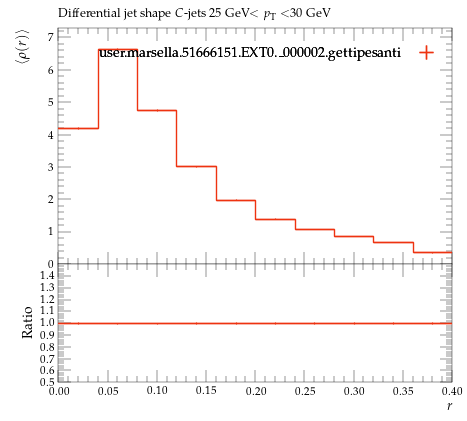

Reproduce this figure in Python.
#! /usr/bin/env python

# This Python script was auto-generated using YODA v2.0.2.
# Analysis object: /MC_HFDECAYS/avg_C_jet_rho_25_30
# Timestamp: 24-07-2026 (16:40:05)

import matplotlib as mpl
import matplotlib.pyplot as plt
mpl.use('Agg') # comment out for interactive use
import os
import numpy as np

plotDir = os.path.split(os.path.realpath(__file__))[0]
if 'YODA_USER_PLOT_PATH' in globals():
    plot_outdir = globals()['YODA_USER_PLOT_PATH']
else:
    plot_outdir = plotDir

#plot style
plt.style.use(os.path.join(plotDir, '../default.mplstyle'))
# plot metadata
figW, figH = plt.rcParams['figure.figsize']
ax_xLabel = r'$r$'
ax_yLabel = r'$\langle\rho(r)\rangle$'
ax_title  = r'Differential jet shape $C$-jets 25 GeV$<p_\mathrm{T}<$30 GeV'
ax_xScale = 'linear'
ax_yScale = 'linear'
xLims = (0.0, 0.4)
yLims = (0.0, 7.296280200000001)

# TeX-friendly labels for the legend
labels = {
    'legend' : ([ r"user.marsella.51666151.EXT0.\_000002.gettipesanti" ], r""),
}

# Adjust canvas width and height
canvasW = 10.0
canvasH = 9.0
figW *= canvasW/10.
figH *= canvasH/9.

# Create figure and axis objects
fig, (ax, ratio0_ax) = plt.subplots(2, 1, sharex=True,
                  figsize=(figW,figH), gridspec_kw={'height_ratios': (6.0, 3.0)})

# Set figure margins
plt.subplots_adjust(
    left   = 1.0 * plt.rcParams['figure.subplot.left'],
    right  = 1.0 * plt.rcParams['figure.subplot.right'],
    top    = 1.0 * plt.rcParams['figure.subplot.top'],
    bottom = 1.0 * plt.rcParams['figure.subplot.bottom'])

ratio0_ax.yaxis.set_major_locator(mpl.ticker.MultipleLocator(0.1))
ratio0_ax.set_ylim(0.5, 1.4999)
ratio0_ax.set_ylabel('Ratio')

# the numerical data is stored in a separate file
dataf = dict()
prefix = os.path.split(__file__)[0]
if prefix:    prefix = prefix + '/'
exec(open(prefix+'avg_C_jet_rho_25_30__data.py').read(), dataf)


legend_handles = dict() # keep track of handles for the legend

# style options for curves
# starts at zorder>=5 to draw curve on top of legend
styles = {
  'user.marsella.51666151.EXT0._000002.gettipesanti.yoda.gz': {
    'color' : '#EE3311',
    'linestyle' : '-',
    'linewidth' : 1,
    'marker' : 'none',
    'markersize' : 2,
    'capsize' : 0.0,
    'zorder' : 5,
    'histstyle' : 1,
    'drawstyle' : 'steps-pre',
    'xerrorbars' : 1,
    'yerrorbars' : 1,
    'fillcolor' : None,
    'fillopacity' : 1.0,
    'ratio0_linestyle' : '-',
    'ratio0_linewidth' : 1,
    'ratio0_marker' : 'none',
    'ratio0_markersize' : 2,
    'ratio0_capsize' : 0.0,
    'ratio0_zorder' : 5,
    'ratio0_histstyle' : 1,
    'ratio0_drawstyle' : 'steps-pre',
    'ratio0_xerrorbars' : 1,
    'ratio0_yerrorbars' : 1,
  },
}

# curve from input yoda files in main panel
for label, yvals in dataf['yvals'].items():
    if all(np.isnan(v) for v in dataf['yvals'][label]):
        continue
    tmp = None
    if styles[label]['histstyle']: # draw as histogram
        xpos = dataf['xedges'][label] if styles[label]['drawstyle'] else dataf['xpoints'][label]
        ypos = np.insert(yvals, 0, yvals[0]) if styles[label]['drawstyle'] else yvals
        if styles[label]['fillcolor']: # fill area below curve
            ax.fill_between(xpos, ypos, step='pre',
                            color=styles[label]['fillcolor'],
                            alpha=styles[label]['fillopacity'])
        tmp, = ax.plot(xpos, ypos,
                       color=styles[label]['color'],
                       linestyle=styles[label]['linestyle'],
                       linewidth=styles[label]['linewidth'],
                       drawstyle=styles[label]['drawstyle'], solid_joinstyle='miter',
                       zorder=styles[label]['zorder'], label=label)
    tmp = ax.errorbar(dataf['xpoints'][label], yvals,
                      xerr=np.array(dataf['xerrs'][label])*styles[label]['xerrorbars'],
                      yerr=np.array(dataf['yerrs'][label])*styles[label]['yerrorbars'],
                      fmt=styles[label]['marker'], capsize=styles[label]['capsize'],
                      markersize=styles[label]['markersize'],
                      ecolor=styles[label]['color'],
                      color=styles[label]['color'], zorder=styles[label]['zorder'])
    tmp[-1][0].set_linestyle(styles[label]['linestyle'])
    tmp[-1][0].set_linewidth(styles[label]['linewidth'])
    if label in dataf['add_legend_handle']:  legend_handles[label] = tmp
    for varLabel in dataf['variation_yvals'].keys():
        if varLabel.startswith(label):
            tmp, = ax.plot(dataf['xedges'][label], dataf['variation_yvals'][varLabel],
                           color=styles[label]['color'],
                           linestyle=styles[label]['linestyle'],
                           linewidth=styles[label]['linewidth'],
                           drawstyle='steps-pre', solid_joinstyle='miter',
                           zorder=styles[label]['zorder'], alpha=0.5)


# plots on ratio panel
# curve from input yoda files in ratio panel
for label, yvals in dataf['ratio0_yvals'].items():
    if all(np.isnan(v) for v in yvals):
        continue
    if styles[label]['ratio0_histstyle']: # plot as histogram
        xpos = dataf['xedges']['user.marsella.51666151.EXT0._000002.gettipesanti.yoda.gz'] if styles[label]['ratio0_drawstyle'] else dataf['xpoints']['user.marsella.51666151.EXT0._000002.gettipesanti.yoda.gz']
        ypos = np.insert(yvals, 0, yvals[0]) if styles[label]['ratio0_drawstyle'] else yvals
        ratio0_ax.plot(xpos, ypos,
                       color=styles[label]['color'],
                       linewidth=styles[label]['linewidth'],
                       linestyle=styles[label]['ratio0_linestyle'],
                       drawstyle=styles[label]['ratio0_drawstyle'], zorder=styles[label]['zorder'],
                       solid_joinstyle='miter')
    tmp = ratio0_ax.errorbar(dataf['xpoints']['user.marsella.51666151.EXT0._000002.gettipesanti.yoda.gz'], yvals,
                             xerr=np.array(dataf['ref_xerrs'])*styles[label]['ratio0_xerrorbars'],
                             yerr=np.array(dataf['ratio0_yerrs'][label])*styles[label]['ratio0_yerrorbars'],
                             fmt=styles[label]['ratio0_marker'], capsize=styles[label]['ratio0_capsize'],
                             markersize=styles[label]['ratio0_markersize'],
                             ecolor=styles[label]['color'],
                             color=styles[label]['color'])
    tmp[-1][0].set_linestyle(styles[label]['ratio0_linestyle'])
    tmp[-1][0].set_linewidth(styles[label]['ratio0_linewidth'])

    for varlabel in dataf['ratio0_variation_vals'].keys():
        if varlabel.startswith(label):
            ratio0_ax.plot(dataf['xedges']['user.marsella.51666151.EXT0._000002.gettipesanti.yoda.gz'],
                            dataf['ratio0_variation_vals'][varlabel],
                            color=styles[label]['color'],
                            linestyle=styles[label]['linestyle'],
                            linewidth=styles[label]['linewidth'],
                            drawstyle='steps-pre', solid_joinstyle='miter',
                            zorder=1, alpha=0.5)

legend_items = list(legend_handles.values())
ax.add_artist(ax.legend(legend_items,
                        labels['legend'][0],
                        title=labels['legend'][1],
                        alignment='right',
                        loc='upper right',
                        bbox_to_anchor=(1.0, 0.97),markerfirst=False))

# set plot metadata as defined above
ratio0_ax.set_xlabel(ax_xLabel)
ratio0_ax.xaxis.set_label_coords(1., -0.15)
ax.set_ylabel(ax_yLabel, ha='right', va='top')
ax.yaxis.set_label_coords(-0.11, 1.0)
ax.set_title(ax_title, loc='left')
ax.set_xscale(ax_xScale)
ax.set_yscale(ax_yScale)
ax.set_xlim(xLims)
ax.set_ylim(yLims)

# tick formatting
plt.rcParams['xtick.top'] = True
plt.rcParams['ytick.right'] = True
fig.align_ylabels((ax, ratio0_ax))
plt.savefig(os.path.join(plot_outdir, 'avg_C_jet_rho_25_30.pdf'), format='PDF')
plt.savefig(os.path.join(plot_outdir, 'avg_C_jet_rho_25_30.png'), format='PNG')

plt.close(fig)
